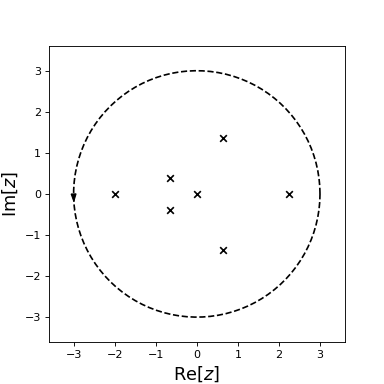

Python code for this plot:
from numpy import cos, exp, sin

f = lambda z: (exp(2 * z) * cos(z) - 1 - sin(z) + z**5) * (z * (z + 2)) ** 2

from matplotlib import pyplot as plt

plt.figure(figsize=(4.8, 4.8), dpi=80)

from cxroots import Circle

C = Circle(0, 3)
roots = C.roots(f)
roots.show("readme_example.png")
print(roots)
